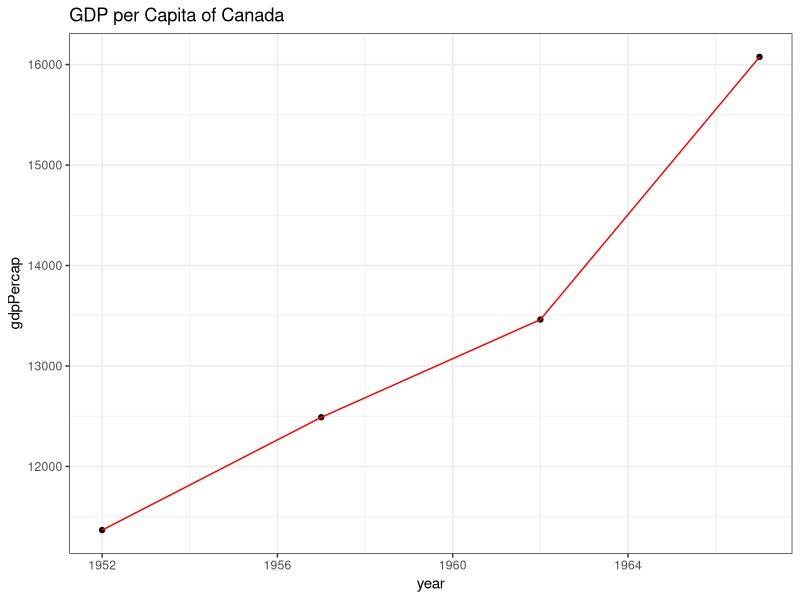
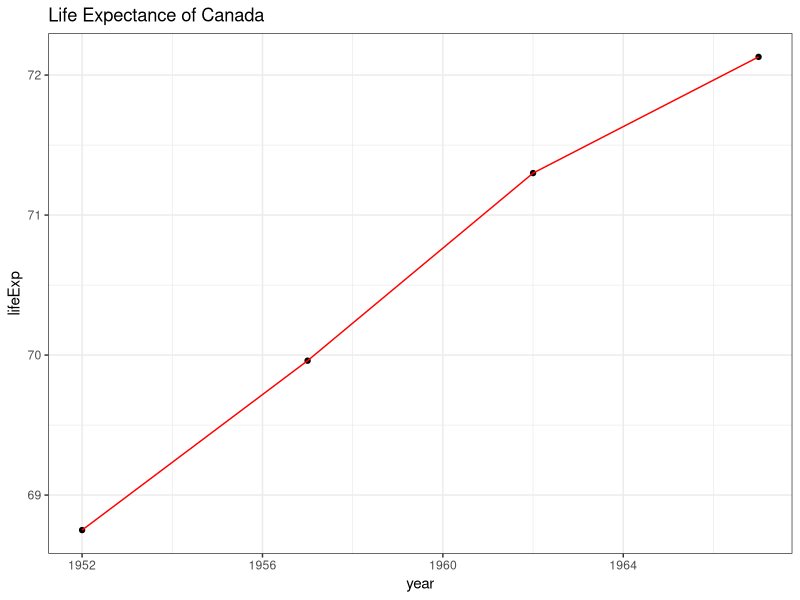

These charts were generated, in order, by the following R code:
## ---- chunk 1
# Assignment on Reproducibility

rm(list=ls())
library(dplyr)
library(ggplot2)

#Load data
gdp52_67 <- read.csv("inputs/gdp_52_67.csv")
le52_67 <- read.csv("inputs/le_52_67.csv")
le72_07 <- read.csv("inputs/le_72_07.csv")
gdp72_07 <- read.csv("inputs/gdp_72_07.csv")
## ---- chunk 2

#Create a single table spanning 1952-1967 with the following columns: continent, country, year, lifeExp, pop, and gdp.
merged <- merge(gdp52_67, le52_67, by =c("country", "continent", "year"))
col_order <- c("continent", "country", "year", "lifeExp", "pop", "gdp")
gdpLe <- merged[, col_order]

## ---- chunk 3
gdpLe$gdpPercap <- gdpLe$gdp/gdpLe$pop

## ---- chunk 4
gdpLe%>%
  filter(country=="Canada")%>%
  ggplot(aes(x=year, y=gdpPercap, tittle = ""))+
  geom_point()+
  geom_line(color="red")+
  theme_bw()+
  labs(title="GDP per Capita of Canada")
## ---- chunk 5

gdpLe%>%
  filter(country=="Canada")%>%
  ggplot(aes(x=year, y=lifeExp, tittle = ""))+
  geom_point()+
  geom_line(color="red")+
  theme_bw()+
  labs(title="Life Expectance of Canada")
## ---- chunk 6

#First merge from 1952 to 2007

merged1 <- merge(gdp72_07, le72_07, by =c("country", "continent", "year"))
col_order1 <- c("continent", "country", "year", "lifeExp", "pop", "gdp")
gdpLe1 <- merged[, col_order1]
gdpLe1$gdpPercap <- gdpLe1$gdp/gdpLe1$pop
data_complete <- rbind(gdpLe, gdpLe1)

OLS <- lm(lifeExp~gdpPercap,  data =data_complete)
summary(OLS)


